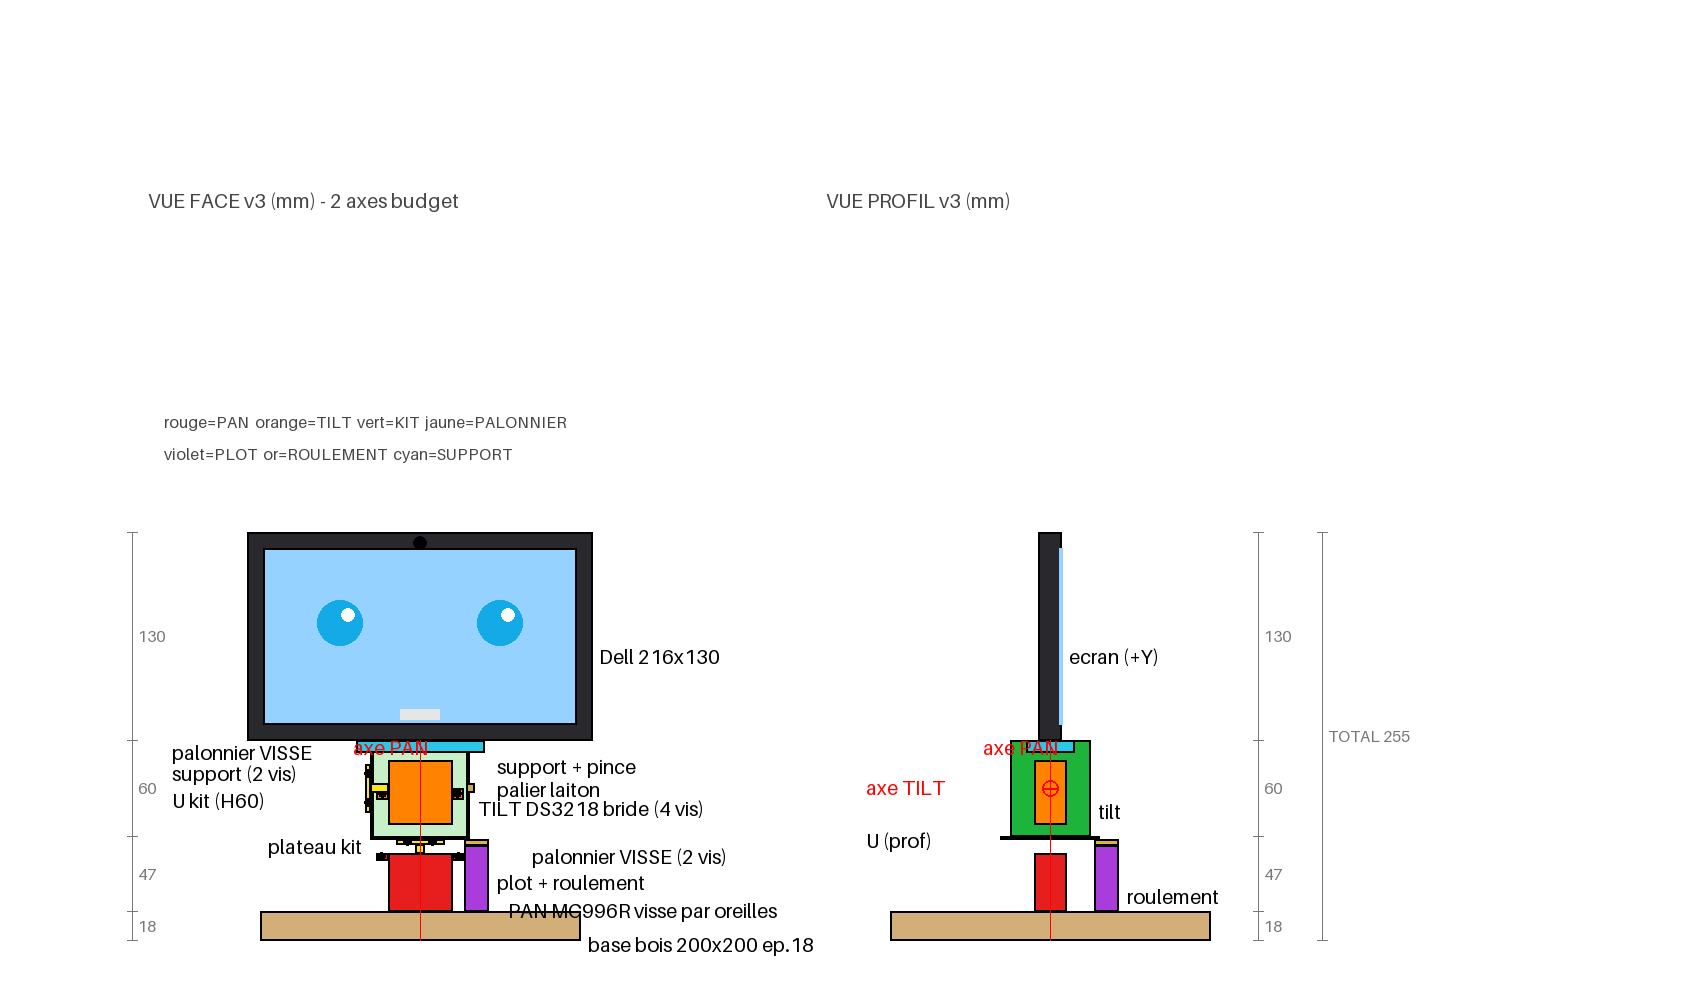

The Python source for this figure:
"""Plan 2D v3 : version BOM-budget 2 axes (pan + tilt, sans roll).
Base bois 200x200 ep18. Kit short pan-tilt alu 2mm. Tablette Dell Venue 8" 216x130 direct sur tilt.
Cotes indicatives : a relever au pied a coulisse sur kit recu. Unites mm."""
from PIL import Image, ImageDraw, ImageFont

try:
    F = ImageFont.load_default(20)
    FS = ImageFont.load_default(16)
except Exception:
    F = FS = ImageFont.load_default()

W, H = 1700, 1000
img = Image.new("RGB", (W, H), "white")
d = ImageDraw.Draw(img)
S = 1.6
def X(xmm, ox): return ox + xmm * S
def Z(zmm): return H - 60 - zmm * S

C = {"fill": (235, 235, 235), "screen": (150, 210, 255),
     "eye": (20, 170, 230), "axis": "red", "dim": (120, 120, 120),
     "label": (70, 70, 70), "servo": (200, 200, 205),
     "pan": (230, 30, 30), "tilt": (255, 130, 0), "kit": (30, 180, 60),
     "horn": (250, 230, 30), "plot": (170, 60, 220), "sup": (40, 200, 230),
     "gold": (220, 180, 60),
     "metal": (190, 195, 200), "wood": (210, 175, 120)}

def rect(ox, x0, z0, x1, z1, fill=None, outline="black", width=2):
    d.rectangle([X(x0, ox), Z(z1), X(x1, ox), Z(z0)], fill=fill, outline=outline, width=width)

def txt(ox, xmm, zmm, s, font=F, color="black"):
    d.text((X(xmm, ox), Z(zmm)), s, fill=color, font=font)

def bolt(ox, xmm, zmm):
    d.ellipse([X(xmm - 2.5, ox), Z(zmm + 2.5), X(xmm + 2.5, ox), Z(zmm - 2.5)], fill="black")

def dim_v(ox, xmm, z0, z1, label):
    x = X(xmm, ox)
    d.line([(x, Z(z0)), (x, Z(z1))], fill=C["dim"], width=1)
    d.line([(x - 5, Z(z0)), (x + 5, Z(z0))], fill=C["dim"], width=1)
    d.line([(x - 5, Z(z1)), (x + 5, Z(z1))], fill=C["dim"], width=1)
    d.text((x + 6, (Z(z0) + Z(z1)) / 2 - 10), label, fill=C["dim"], font=FS)

# ================= VUE FACE =================
OX = 420
txt(OX, -170, 470, "VUE FACE v3 (mm) - 2 axes budget", color=C["label"])
txt(OX, -160, 330, "rouge=PAN  orange=TILT  vert=KIT  jaune=PALONNIER", font=FS, color=C["label"])
txt(OX, -160, 310, "violet=PLOT  or=ROULEMENT  cyan=SUPPORT", font=FS, color=C["label"])
# base bois 200x200 ep18
rect(OX, -100, 0, 100, 18, fill=C["wood"]); txt(OX, 105, 5, "base bois 200x200 ep.18")
# --- PAN MG996R 40.7x19.7x42.9 : visse par oreilles sous plateau ---
rect(OX, -20, 18, 20, 54, fill=C["pan"])  # corps 40 large x 36 haut
rect(OX, -27, 50, -20, 54, fill=C["pan"]); rect(OX, 20, 50, 27, 54, fill=C["pan"])  # oreilles
for x in (-24, 24):
    bolt(OX, x, 52)
txt(OX, 55, 26, "PAN MG996R visse par oreilles")
# arbre + palonnier -> plateau tournant (interface VISSEE)
rect(OX, -3, 54, 3, 60, fill=C["horn"])  # arbre
rect(OX, -15, 60, 15, 63, fill=C["horn"])  # palonnier
bolt(OX, -8, 61.5); bolt(OX, 8, 61.5)
txt(OX, 70, 60, "palonnier VISSE (2 vis)")
rect(OX, -31, 63, 31, 65, fill=C["kit"])  # plateau kit
txt(OX, -95, 66, "plateau kit")
# plot passif + roulement a droite (appui sous bord plateau, degage des oreilles)
rect(OX, 28, 18, 43, 59, fill=C["plot"])
rect(OX, 28, 59, 43, 63, fill=C["gold"])
txt(OX, 48, 44, "plot + roulement")
# --- U tilt court : fond 62 large, bras H60 (tole 2mm) ---
d.rectangle([X(-31, OX), Z(125), X(31, OX), Z(65)], fill=(200, 240, 200))
rect(OX, -31, 65, -29, 125, fill=C["kit"]); rect(OX, 29, 65, 31, 125, fill=C["kit"])
rect(OX, -31, 63, 31, 65, fill=C["kit"])  # fond U
txt(OX, -155, 95, "U kit (H60)")
# --- TILT DS3218 40x20x40.5 : bride par oreilles dans U ---
rect(OX, -20, 72, 20, 112, fill=C["tilt"])
rect(OX, -27, 88, -20, 95, fill=C["tilt"]); rect(OX, 20, 88, 27, 95, fill=C["tilt"])
bolt(OX, -23.5, 91.5); bolt(OX, 23.5, 91.5)
txt(OX, 36, 90, "TILT DS3218 bride (4 vis)")
# arbre tilt cote gauche + palonnier vertical VISSE au support tablette
rect(OX, -31, 92, -20, 98, fill=C["horn"])
rect(OX, -34, 80, -31, 110, fill=C["horn"])
bolt(OX, -32.5, 86); bolt(OX, -32.5, 104)
txt(OX, -155, 125, "palonnier VISSE")
txt(OX, -155, 112, "support (2 vis)")
# palier laiton cote droit (pivot libre)
rect(OX, 29, 92, 34, 98, fill=(200, 170, 80))
txt(OX, 48, 102, "palier laiton")
# support tablette + pince
rect(OX, -40, 117, 40, 125, fill=C["sup"])
txt(OX, 48, 116, "support + pince")
# tablette Dell Venue 8" 216x130 : base a 125 pour chaine continue 18+47+60+130=255
rect(OX, -108, 125, 108, 255, fill=(40, 40, 45))
rect(OX, -98, 135, 98, 245, fill=C["screen"])
for ex in (-50, 50):
    d.ellipse([X(ex - 14, OX), Z(212), X(ex + 14, OX), Z(184)], fill=C["eye"])
    d.ellipse([X(ex + 1, OX), Z(207), X(ex + 9, OX), Z(199)], fill="white")
d.ellipse([X(-4, OX), Z(252), X(4, OX), Z(244)], fill="black")
d.rectangle([X(-12, OX), Z(144), X(12, OX), Z(138)], fill=(230, 230, 230))
txt(OX, 112, 185, "Dell 216x130")
# axe PAN vertical
d.line([(X(0, OX), Z(0)), (X(0, OX), Z(125))], fill=C["axis"], width=1)
txt(OX, -42, 128, "axe PAN", color=C["axis"])
# cotes face (somme 18+47+60+130=255)
dim_v(OX, -180, 0, 18, "18")
dim_v(OX, -180, 18, 65, "47")
dim_v(OX, -180, 65, 125, "60")
dim_v(OX, -180, 125, 255, "130")

# ================= VUE PROFIL =================
OX2 = 1050
txt(OX2, -140, 470, "VUE PROFIL v3 (mm)", color=C["label"])
rect(OX2, -100, 0, 100, 18, fill=C["wood"])
rect(OX2, -10, 18, 10, 54, fill=C["pan"])  # pan vu de cote (20 prof)
rect(OX2, -31, 63, 31, 65, fill=C["kit"])  # plateau
rect(OX2, 28, 18, 43, 59, fill=C["plot"])
rect(OX2, 28, 59, 43, 63, fill=C["gold"])
txt(OX2, 48, 35, "roulement")
rect(OX2, -25, 65, 25, 125, fill=C["kit"])  # U prof
txt(OX2, -115, 70, "U (prof)")
rect(OX2, -10, 72, 10, 112, fill=C["tilt"])  # tilt prof
txt(OX2, 30, 88, "tilt")
rect(OX2, -15, 117, 15, 125, fill=C["sup"])  # support
rect(OX2, -7, 125, 7, 255, fill=(40, 40, 45))  # tablette tranche
d.line([(X(7, OX2), Z(135)), (X(7, OX2), Z(245))], fill=C["screen"], width=4)
txt(OX2, 12, 185, "ecran (+Y)")
# axes
d.line([(X(0, OX2), Z(0)), (X(0, OX2), Z(125))], fill=C["axis"], width=1)
txt(OX2, -42, 128, "axe PAN", color=C["axis"])
x = X(0, OX2); z = 95
d.ellipse([(x - 8, Z(z) - 8), (x + 8, Z(z) + 8)], outline=C["axis"], width=2)
d.line([(x - 8, Z(z)), (x + 8, Z(z))], fill=C["axis"], width=2)
txt(OX2, -115, z + 8, "axe TILT", color=C["axis"])
dim_v(OX2, 130, 0, 18, "18")
dim_v(OX2, 130, 18, 65, "47")
dim_v(OX2, 130, 65, 125, "60")
dim_v(OX2, 130, 125, 255, "130")
dim_v(OX2, 170, 0, 255, "TOTAL 255")

img.save("C:/Users/mathias/Work/Projects/personal_bot/hardware/plan-2d-v3.png")
print("PLAN-V3-OK")
